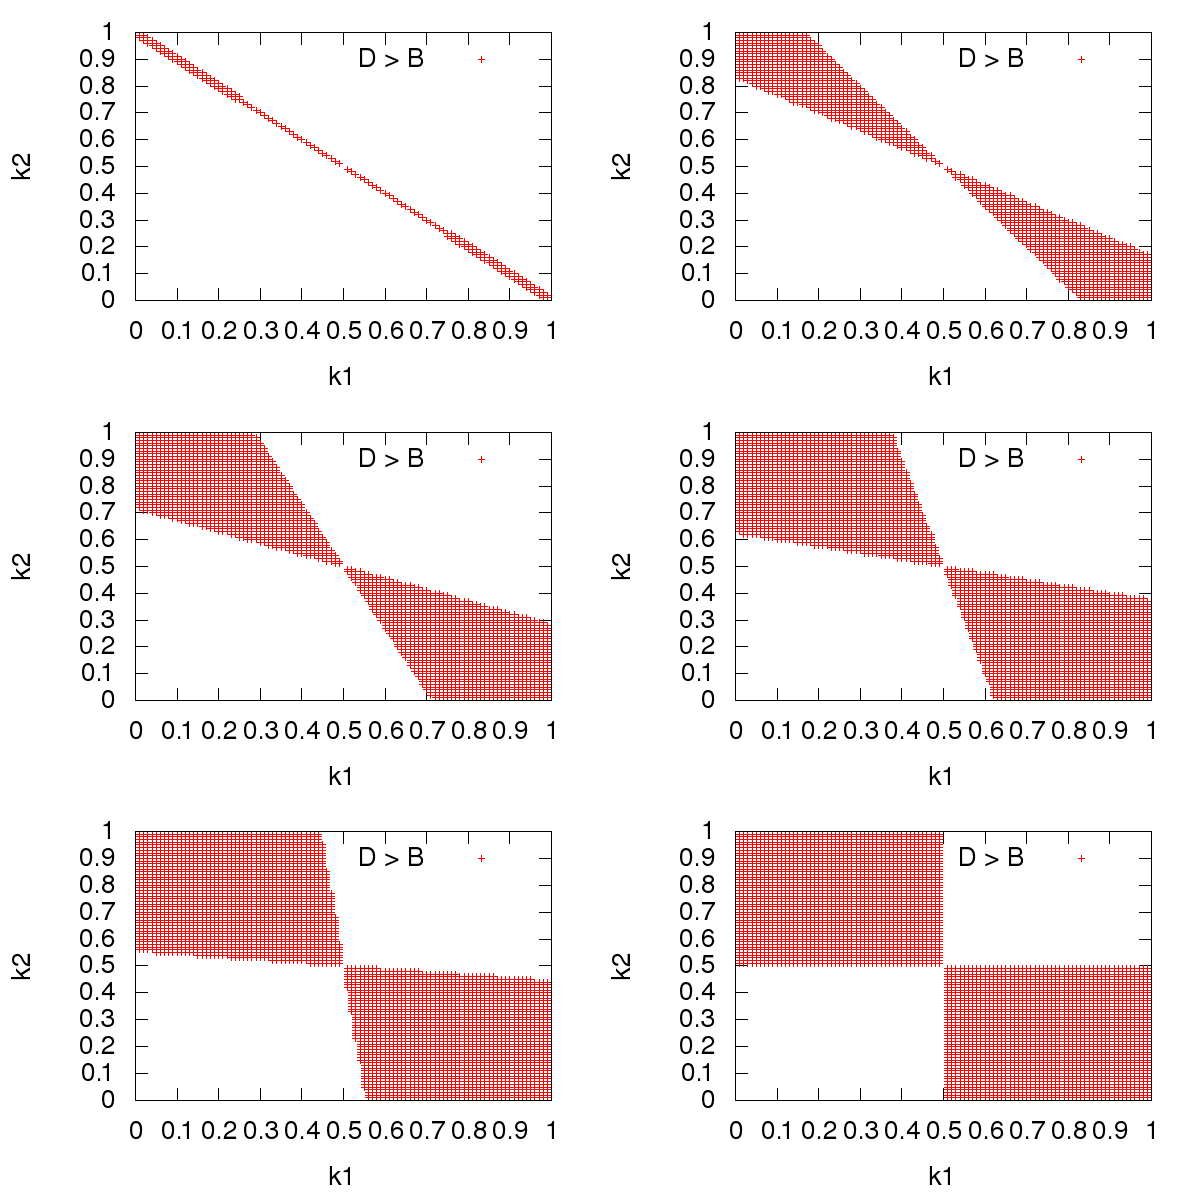

Recreate this plot in gnuplot.
set terminal png size 1200,1200 enhanced font "Helvetica,20"
set output 'failcase-sc.png'

set multiplot layout 3,2 rowsfirst

set ylabel "k2"
set xlabel "k1"

plot "failcase-sc-0.51.res" t "D > B" w p ls 1;
plot "failcase-sc-0.60.res" t "D > B" w p ls 1;
plot "failcase-sc-0.70.res" t "D > B" w p ls 1;
plot "failcase-sc-0.80.res" t "D > B" w p ls 1;
plot "failcase-sc-0.90.res" t "D > B" w p ls 1;
plot "failcase-sc-0.99.res" t "D > B" w p ls 1;

unset multiplot;